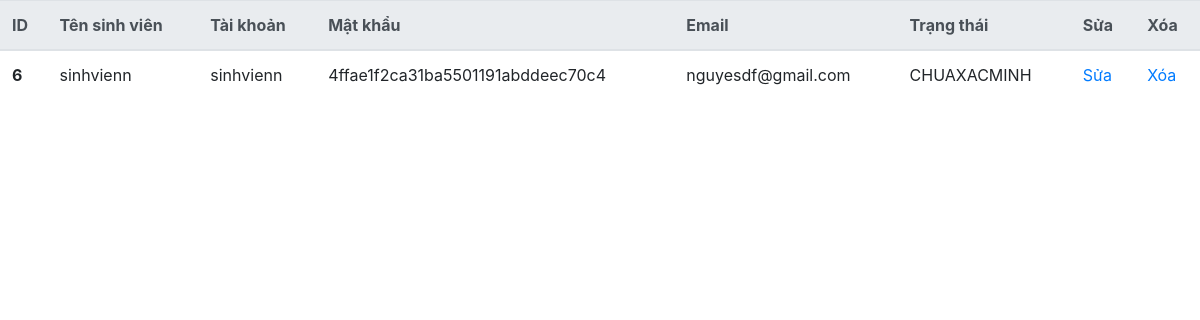
Page /admin/info_student.php on the committed database.
### tables this page shows
CREATE TABLE `sinhvien` (
  `MASINHVIEN` int(11) NOT NULL,
  `TEN` varchar(80) NOT NULL,
  `DIACHI` varchar(80) NOT NULL,
  `SDT` int(11) NOT NULL
);

CREATE TABLE `taikhoan` (
  `ID` int(11) NOT NULL,
  `TENTAIKHOAN` varchar(255) NOT NULL,
  `MATKHAU` varchar(100) NOT NULL,
  `EMAIL` varchar(250) NOT NULL,
  `MAKICHHOAT` varchar(250) NOT NULL,
  `QUYEN` int(11) NOT NULL,
  `TRANGTHAI` enum('CHUAXACMINH','DAXACMINH') NOT NULL
);

### admin/info_student.php (the view, shortened to what this page needs)
<?php require_once("../includes/config.php");?>
<?php
	$sql = "SELECT ID, TENTAIKHOAN, MATKHAU, EMAIL, TRANGTHAI, TEN, MASINHVIEN
	        FROM taikhoan
	        INNER JOIN sinhvien
	        where taikhoan.ID = sinhvien.MASINHVIEN" ;
	$query = mysqli_query($conn,$sql);
?>
	<!DOCTYPE html>
	<html>
		<head>
			<link rel="stylesheet" href="https://stackpath.bootstrapcdn.com/bootstrap/4.4.1/css/bootstrap.min.css">
		</head>
		<body>
	        <table class="table">
			  <thead class="thead-light">
			    <tr>
			      <th scope="col">ID</th>
			      <th scope="col">Tên sinh viên</th>
			      <th scope="col">Tài khoản</th>
			      <th scope="col">Mật khẩu</th>
			      <th scope="col">Email</th>
			      <th scope="col">Trạng thái</th>
			      <th scope="col">Sửa</th>
			      <th scope="col">Xóa</th>
			    </tr>
			  </thead>
			  <tbody>
			  	<?php
		            while ( $data = mysqli_fetch_array($query)) {
			            $ID = $data['ID'];
	            ?>
			    <tr>
			      <th scope="row"><?php echo $data['ID']; ?></th>
			      <td><?php echo $data['TEN']; ?></td>
			      <td><?php echo $data['TENTAIKHOAN']; ?></td>
			      <td><?php echo md5($data['MATKHAU']); ?></td>
			      <td><?php echo $data['EMAIL']; ?></td>
			      <td><?php echo $data['TRANGTHAI']; ?></td>
			      <td><a href="edit_student.php?id=<?php echo $ID;?>">Sửa</a></td>
			      <td><a href="info_student.php?id_delete=<?php echo $ID;?>">Xóa</a></td>
			    </tr>
			    <?php } ?>
			  </tbody>
			</table>
	    </body>
	</html>

### rows in the picture
sinhvien: MASINHVIEN.ID "6", TEN "sinhvienn", MASINHVIEN.TENTAIKHOAN "sinhvienn", MASINHVIEN.MATKHAU "4ffae1f2ca31ba5501191abddeec70c4", MASINHVIEN.EMAIL "nguyesdf@gmail.com", MASINHVIEN.TRANGTHAI "CHUAXACMINH"
